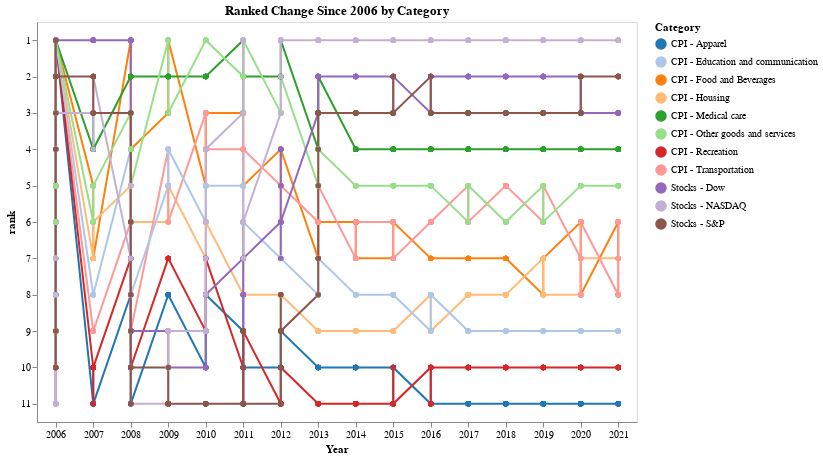

Here is the notebook cell this chart was saved with:
### Code cell
# Bump Chart
alt.Chart(df[['date','change','Category']][(df['date'] >= start_date) & (df['date'] <= end_date)]).mark_line(point = True).encode(
    x = alt.X("date:O", timeUnit="year", title="Year"),
    y="rank:O",
    color = alt.Color('Category', scale=alt.Scale(scheme = c_scheme)),
    tooltip = 'Category'
).transform_window(
    rank="rank()",
    sort=[alt.SortField("change", order="descending")],
    groupby=["date"]
).properties(
    title='Ranked Change Since ' + str(start_year) +' by Category',
    width=600,
    height=400,
)

### Figure 1 — Vega-Lite specification as saved in the notebook (floating-point values rounded to 4 significant figures; data arrays with more than 128 entries replaced by an {"elided": "..."} marker saying what was removed)
{"config": {"view": {"continuousWidth": 400, "continuousHeight": 300}}, "data": {"name": "data-6f49687474773b25aa474ad4f538dc31"}, "mark": {"type": "line", "point": true}, "encoding": {"color": {"field": "Category", "scale": {"scheme": "category20"}, "type": "nominal"}, "tooltip": {"field": "Category", "type": "nominal"}, "x": {"field": "date", "timeUnit": "year", "title": "Year", "type": "ordinal"}, "y": {"field": "rank", "type": "ordinal"}}, "height": 400, "title": "Ranked Change Since 2006 by Category", "transform": [{"window": [{"op": "rank", "field": "", "as": "rank"}], "groupby": ["date"], "sort": [{"field": "change", "order": "descending"}]}], "width": 600, "$schema": "https://vega.github.io/schema/vega-lite/v4.17.0.json", "datasets": {"data-6f49687474773b25aa474ad4f538dc31": {"elided": "2112 records"}}}
